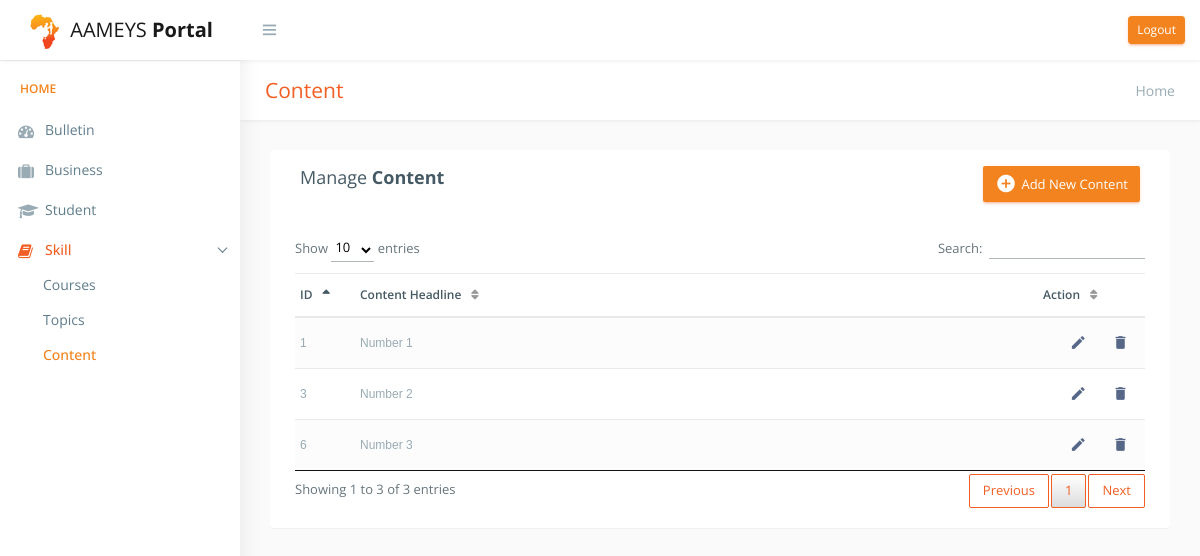
Page /content.php (signed in) on the earlier database version.
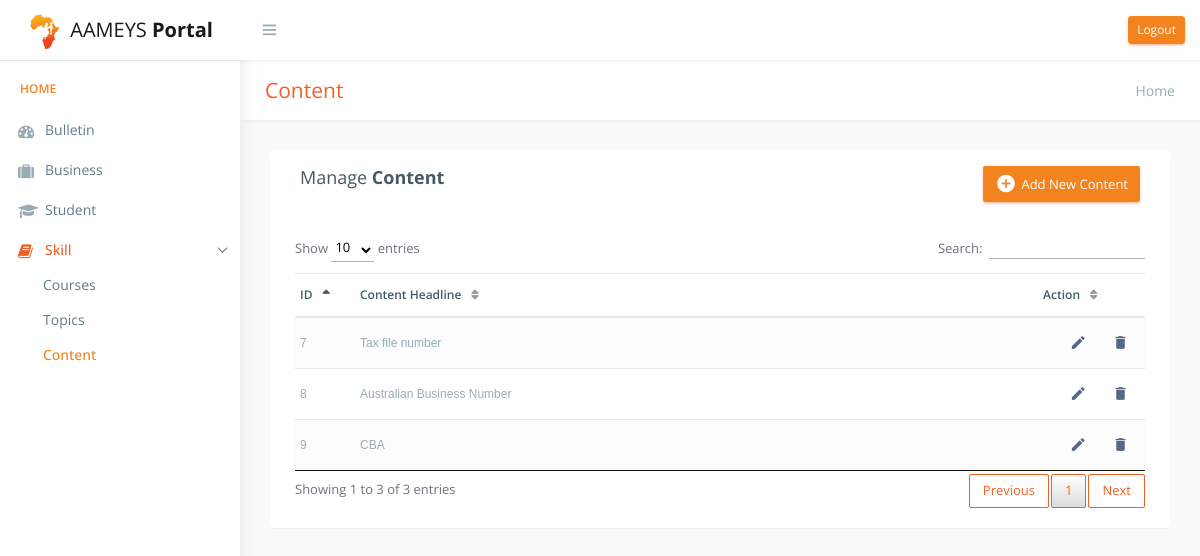
Same page on the later database version.
### tables this page shows
CREATE TABLE `content` (
  `conId` int(11) NOT NULL,
  `topId` int(11) NOT NULL,
  `ConHeadline` varchar(100) NOT NULL,
  `conDescrip` longtext NOT NULL
);

### content.php (the view, shortened to what this page needs)
<!DOCTYPE html>
<?php
include "include/db_config.php";
?>
<html lang="en">
<head>
    <link href="css/lib/bootstrap/bootstrap.css" rel="stylesheet">
      <link rel="stylesheet" type="text/css" href="DataTables-1.10.18/css/jquery.dataTables.css"/>
    <link href="css/helper.css" rel="stylesheet">
    <link href="css/style.css" rel="stylesheet">
</head>
<body class="fix-header fix-sidebar">
    <div id="main-wrapper">
        <div class="header" style="">
            <?php include "include/top_nav.php"; ?>
        </div>
        <div class="left-sidebar" style="overflow: visible;">
            <?php include "include/side_nav.php"; ?>
        </div>
        <div class="page-wrapper" style="min-height: 157px;">
            <div class="row page-titles">
                <div class="col-md-5 align-self-center">
                    <h3 class="text-primary">Content</h3> </div>
                <div class="col-md-7 align-self-center">
                    <ol class="breadcrumb">
                        <li class="breadcrumb-item active">Home</a></li>
                    </ol>
                </div>
            </div>
            <div class="container-fluid">
                <div class="table-wrapper">
                    <div class="table-title">
                        <div class="row">
                            <div class="col-sm-6">
                    <h4>Manage <b>Content</b></h4>
                  </div>
                  <div class="col-sm-6">
                  <a href="addcontentcourse.php" class="btn btn-success"><i class="material-icons"></i> <span>Add New Content</span></a>
                  </div>
                        </div>
                    </div>
                      <table id="example" class="table table-striped table-hover" style="width:100%">
                        <thead>
                            <tr>
                                <th>ID</th>
                                <th>Content Headline</th>
                                <th>Action</th>
                            </tr>
                        </thead>
                        <tbody>
                        <?php
                          $query = "SELECT conId, ConHeadline,topId FROM content";
                          $result = mysqli_query($conn,$query);
                          while($row = mysqli_fetch_assoc($result))
                          {
                        ?>
                            <tr>
                                <td><?php echo $row['conId'];?></td>
                                <td><?php echo $row['ConHeadline'];?></td>
                                <td>
                                  <a  href="editcontent.php?id=<?php echo $row['conId'];?>" class="edit" data-toggle="tooltip" data-placement="top" title="Edit Content">
                                    <i class="material-icons"></i>
                                  </a>
                                  <a  href="deletecontent.php?id=<?php echo $row['conId'];?>" class="delete" data-toggle="tooltip" data-placement="top" title="Delete Content">
                                    <i class="material-icons" ></i>
                                  </a>
                                </td>
                            </tr>
                          <?php
                          }
                          ?>
                        </tbody>
                    </table>
                </div>
                </div>
      </div>
  </div>
</body>
</html>

Differences in the rows shown:
removed content: conId "1", ConHeadline "Number 1"
removed content: conId "3", ConHeadline "Number 2"
removed content: conId "6", ConHeadline "Number 3"
added content: conId "7", ConHeadline "Tax file number"
added content: conId "8", ConHeadline "Australian Business Number"
added content: conId "9", ConHeadline "CBA"
